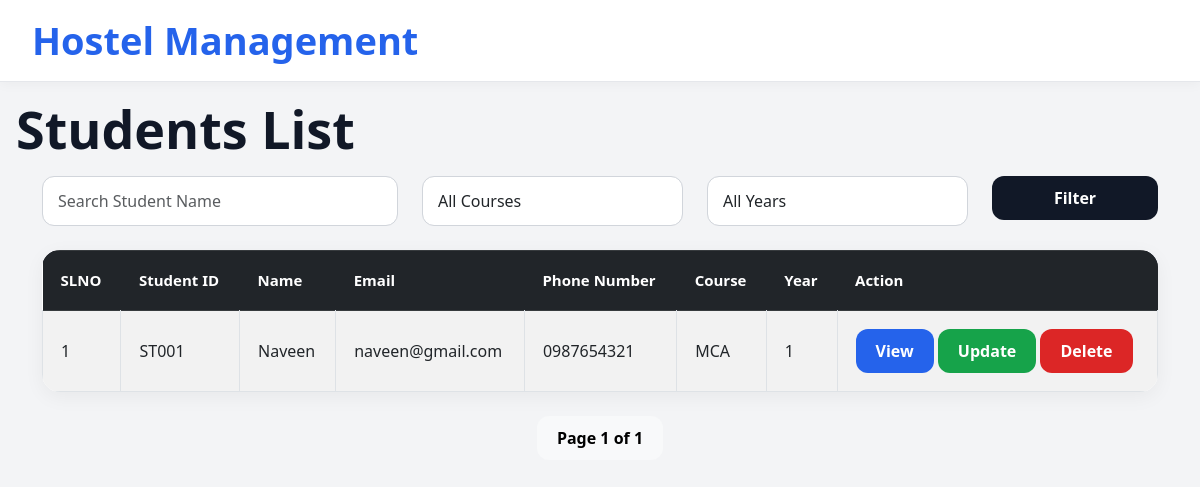
/student-list/, run on the app's committed database.
### hostel_app/models.py (models this page shows, shortened)
class Student(models.Model):
    student_id = models.CharField(
        max_length=10,
        unique=True
    )
    student_name = models.CharField(max_length=100)
    email = models.EmailField()
    phone_number = models.CharField(max_length=15)
    course = models.CharField(max_length=50)
    year = models.IntegerField()

### hostel_app/views.py (the view)
# urls.py: path('student-list/',views.student_list, name='student-list'),
def student_list(request):
    students_list = Student.objects.all()
    search = request.GET.get('search')
    course = request.GET.get('course')
    year = request.GET.get('year')
    if search:
        students_list = students_list.filter(
            student_name__icontains=search
        )
    if course:
        students_list = students_list.filter(
            course=course
        )
    if year:
        students_list = students_list.filter(
            year=year
        )
    paginator = Paginator(students_list, 5)
    page_number = request.GET.get('page')
    students = paginator.get_page(page_number)
    context = {
        "students": students
    }
    return render(
        request,
        "students/student_list.html",
        context
    )

### hostel_app/templates/students/student_list.html (shortened to what this page needs)
{% extends "master.html" %}
{% block content %}
<div class="d-flex justify-content-between align-items-center mb-6">
    <h1 class="m-3">
        Students List
    </h1>
</div>
<div class="container">
    <form method="GET" class="row mb-4">
    <div class="col-md-4">
        <input
            type="text"
            name="search"
            class="form-control"
            placeholder="Search Student Name"
        >
    </div>
    <div class="col-md-3">
        <select
            name="course"
            class="form-control"
        >
            <option value="">
                All Courses
            </option>
        </select>
    </div>
    <div class="col-md-3">
        <select
            name="year"
            class="form-control"
        >
            <option value="">
                All Years
            </option>
        </select>
    </div>
    <div class="col-md-2">
        <button
            type="submit"
            class="btn btn-dark w-100"
        >
            Filter
        </button>
    </div>
</form>
    <table class="table table-striped table-bordered">
        <thead class="table-dark">
            <tr>
                <th>SLNO</th>
                <th>Student ID</th>
                <th>Name</th>
                <th>Email</th>
                <th>Phone Number</th>
                <th>Course</th>
                <th>Year</th>
                <th>Action</th>
            </tr>
        </thead>
         <tbody>
    {% for student in students %}
    <tr>
        <td>{{ students.start_index|add:forloop.counter0 }}</td>
        <td>{{ student.student_id }}</td>
        <td>{{ student.student_name }}</td>
        <td>{{ student.email }}</td>
        <td>{{ student.phone_number }}</td>
        <td>{{ student.course }}</td>
        <td>{{ student.year }}</td>
        <td>
            <a
                href="{% url 'student-details' student.id %}"
                class="btn btn-primary"
            >
                View
            </a>
            <a
                href="{% url 'update-student' student.id %}"
                class="btn btn-success"
            >
                Update
            </a>
            <a
                href="{% url 'delete-student' student.id %}"
                class="btn btn-danger"
            >
                Delete
            </a>
        </td>
    </tr>
    {% endfor %}
</tbody>
    </table>
    <div class="mt-4 text-center">
    <span class="btn btn-light">
        Page {{ students.number }} of {{ students.paginator.num_pages }}
    </span>
</div>
</div>
{% endblock content %}

### hostel_app/templates/master.html (style rules this page uses)
* { margin: 0; padding: 0; box-sizing: border-box; }
body { background: #f3f4f6; font-family: 'Segoe UI', sans-serif; overflow-x: hidden; }
.table { background: white; border-radius: 18px; overflow: hidden; box-shadow: 0 5px 20px rgba(0,0,0,0.05); }
.table thead { background: #111827; color: white; }
.table th { padding: 18px; font-size: 15px; border: none; }
.table td { padding: 18px; vertical-align: middle; }
.btn { border-radius: 12px; padding: 10px 20px; font-weight: 600; border: none; }
.btn-primary { background: #2563eb; }
.btn-success { background: #16a34a; }
.btn-danger { background: #dc2626; }
.btn-dark { background: #111827; }
.form-control, .form-select { border-radius: 12px; padding: 12px 15px; border: 1px solid #d1d5db; box-shadow: none; }
h1 { font-size: 52px; font-weight: 800; color: #111827; margin-bottom: 12px; }

### data on the page
Student: start_index|add "1", student_id "ST001", student_name "Naveen", email "naveen@gmail.com", phone_number "0987654321", course "MCA", year "1"

### other printed values
{{ students.number }} "1"
{{ students.paginator.num_pages }} "1"
